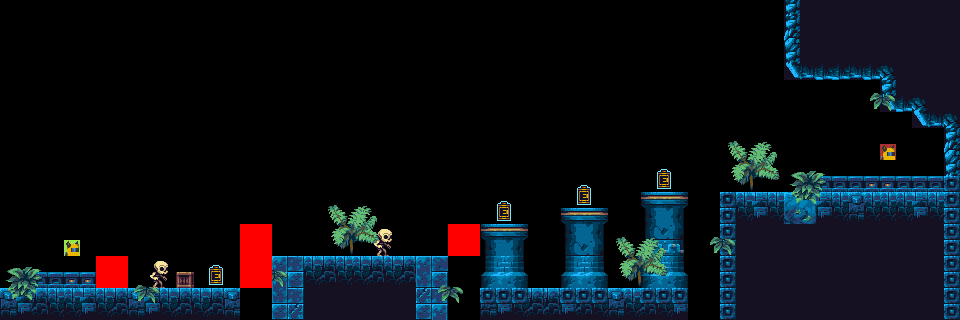

A 2D game scene composited from a Tiled map and its tileset images. What follows is a short description and the map's XML, with each tile layer's data collapsed to a summary:
An orthogonal 60x20 tile map with 16x16 px tiles, 7 tile layers (terrain, coins, palms, creates, ...), 7 tilesets.

<map version="1.10" tiledversion="1.10.2" orientation="orthogonal" renderorder="right-down" width="60" height="20" tilewidth="16" tileheight="16" infinite="0" nextlayerid="8" nextobjectid="1">
 <tileset firstgid="1" name="terrain1_tiles" tilewidth="16" tileheight="16" tilecount="345" columns="23">
  <image source="../../graphics/terrain/tileset.png" width="368" height="240" />
 </tileset>
 <tileset firstgid="346" name="terrain2_tiles" tilewidth="16" tileheight="16" tilecount="182" columns="13">
  <image source="../../graphics/terrain/tileset-2.png" width="208" height="224" />
 </tileset>
 <tileset firstgid="528" name="battarey" tilewidth="16" tileheight="24" tilecount="1" columns="1">
  <image source="../../graphics/Props/Sprites/Battery/battery.png" width="16" height="24" />
 </tileset>
 <tileset firstgid="529" name="palms" tilewidth="63" tileheight="55" tilecount="3" columns="0">
  <grid orientation="orthogonal" width="1" height="1" />
  <tile id="0">
   <image width="43" height="45" source="../../graphics/terrain/props/plant-big.png" />
  </tile>
  <tile id="1">
   <image width="63" height="55" source="../../graphics/terrain/props/palm.png" />
  </tile>
  <tile id="2">
   <image width="37" height="23" source="../../graphics/terrain/props/plant.png" />
  </tile>
 </tileset>
 <tileset firstgid="532" name="create" tilewidth="35" tileheight="32" tilecount="2" columns="0">
  <grid orientation="orthogonal" width="1" height="1" />
  <tile id="2">
   <image width="18" height="16" source="../../graphics/Props/Sprites/crate.png" />
  </tile>
  <tile id="4">
   <image width="35" height="32" source="../../graphics/Props/Sprites/big-crate.png" />
  </tile>
 </tileset>
 <tileset firstgid="537" name="player_tiles" tilewidth="16" tileheight="16" tilecount="2" columns="2">
  <image source="../../graphics/player/start_end.png" width="32" height="16" />
 </tileset>
 <tileset firstgid="539" name="sekeleton_tiles" tilewidth="32" tileheight="32" tilecount="2" columns="2">
  <image source="../../graphics/Enemies/skeleton/sekeleton_tiles.png" width="64" height="32" />
 </tileset>
 <layer id="1" name="terrain" width="60" height="20">
  <data>[1200 cells, 353 non-empty, 49 distinct tile ids]</data>
 </layer>
 <layer id="2" name="coins" width="60" height="20">
  <data>[1200 cells, 4 non-empty, 1 distinct tile ids]</data>
 </layer>
 <layer id="3" name="palms" width="60" height="20">
  <data>[1200 cells, 10 non-empty, 3 distinct tile ids]</data>
 </layer>
 <layer id="4" name="creates" width="60" height="20">
  <data>[1200 cells, 1 non-empty, 1 distinct tile ids]</data>
 </layer>
 <layer id="5" name="player" width="60" height="20">
  <data>[1200 cells, 2 non-empty, 2 distinct tile ids]</data>
 </layer>
 <layer id="6" name="enemies" width="60" height="20">
  <data>[1200 cells, 2 non-empty, 1 distinct tile ids]</data>
 </layer>
 <layer id="7" name="constraints" width="60" height="20">
  <data>[1200 cells, 4 non-empty, 1 distinct tile ids]</data>
 </layer>
</map>
